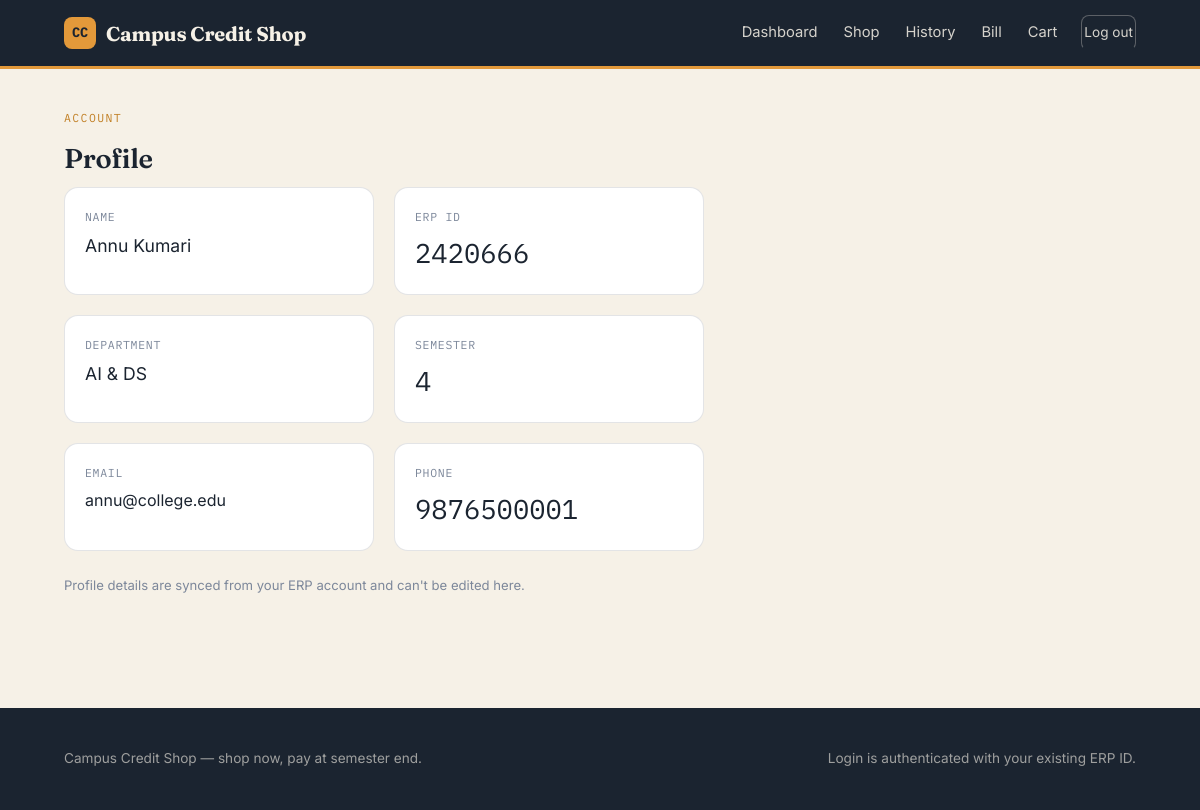
Page /profile (signed in) on the committed database.
### tables this page shows
CREATE TABLE students (
            erp_id TEXT PRIMARY KEY,
            name TEXT NOT NULL,
            password TEXT NOT NULL,
            department TEXT,
            semester INTEGER,
            email TEXT,
            phone TEXT,
            credit_limit REAL DEFAULT 5000,
            credit_used REAL DEFAULT 0
        );

### app.py (the view)
@app.route("/profile")
@login_required
def profile():
    return render_template("profile.html", student=current_student())

### app.py (called while the page is built)
def get_db():
    if "db" not in g:
        g.db = sqlite3.connect(DB_PATH)
        g.db.row_factory = sqlite3.Row
        g.db.execute("PRAGMA foreign_keys = ON")
    return g.db

def current_student():
    erp_id = session.get("erp_id")
    if not erp_id:
        return None
    db = get_db()
    return db.execute("SELECT * FROM students WHERE erp_id = ?", (erp_id,)).fetchone()

def login_required(view):
    from functools import wraps
    @wraps(view)
    def wrapped(*args, **kwargs):
        if not session.get("erp_id"):
            flash("Please log in with your ERP ID to continue.", "warning")
            return redirect(url_for("login"))
        return view(*args, **kwargs)
    return wrapped

@app.context_processor
def inject_globals():
    return {"cart_count": get_cart_count(), "student": current_student()}

def get_cart_count():
    erp_id = session.get("erp_id")
    if not erp_id:
        return 0
    db = get_db()
    row = db.execute(
        "SELECT COALESCE(SUM(qty),0) AS c FROM cart_items WHERE erp_id = ?", (erp_id,)
    ).fetchone()
    return row["c"] or 0

### templates/profile.html (shortened to what this page needs)
{% extends "base.html" %}
{% block content %}
<section class="section-tight">
  <div class="container">
    <span class="eyebrow">Account</span>
    <h1 class="section-title">Profile</h1>
    <div class="grid-2" style="max-width:640px;">
      <div class="stat-card"><div class="label">Name</div><div class="value" style="font-size:1.1rem; font-family: var(--sans);">{{ student.name }}</div></div>
      <div class="stat-card"><div class="label">ERP ID</div><div class="value">{{ student.erp_id }}</div></div>
      <div class="stat-card"><div class="label">Department</div><div class="value" style="font-size:1.1rem; font-family: var(--sans);">{{ student.department }}</div></div>
      <div class="stat-card"><div class="label">Semester</div><div class="value">{{ student.semester }}</div></div>
      <div class="stat-card"><div class="label">Email</div><div class="value" style="font-size:1rem; font-family: var(--sans);">{{ student.email }}</div></div>
      <div class="stat-card"><div class="label">Phone</div><div class="value">{{ student.phone }}</div></div>
    </div>
    <p class="small-note mt-24">Profile details are synced from your ERP account and can't be edited here.</p>
  </div>
</section>
{% endblock %}

### static/css/style.css (style rules this page uses)
:root { --ink: #1b2430; --ink-soft: #29344a; --parchment: #f6f1e7; --parchment-dim: #ece4d3; --amber: #e3993a; --amber-dark: #c17f24; --forest: #3f6b52; --rust: #c1502e; --slate: #4b5568; --slate-light: #7c879a; --card-border: rgba(27, 36, 48, 0.12); --shadow: 0 10px 30px rgba(27, 36, 48, 0.08); --radius: 14px; --serif: "Fraunces", Georgia, serif; --sans: "Inter", -apple-system, BlinkMacSystemFont, "Segoe UI", sans-serif; --mono: "IBM Plex Mono", "SFMono-Regular", Consolas, monospace; }
* { box-sizing: border-box; }
html, body { margin: 0; padding: 0; background: var(--parchment); color: var(--ink); font-family: var(--sans); font-size: 16px; line-height: 1.55; }
h1, h2, h3, h4 { font-family: var(--serif); font-weight: 600; letter-spacing: -0.01em; margin: 0 0 0.4em; color: var(--ink); }
.container { max-width: 1120px; margin: 0 auto; padding: 0 24px; }
.section-tight { padding: 40px 0; }
.section-title { font-size: 1.7rem; margin-bottom: 8px; }
.eyebrow { font-family: var(--mono); text-transform: uppercase; letter-spacing: 0.12em; font-size: 0.72rem; color: var(--amber-dark); margin-bottom: 10px; display: block; }
.grid-2 { display: grid; grid-template-columns: repeat(2, 1fr); gap: 20px; }
.stat-card { background: #fff; border: 1px solid var(--card-border); border-radius: var(--radius); padding: 20px; }
.stat-card .label { font-family: var(--mono); font-size: 0.72rem; text-transform: uppercase; color: var(--slate-light); letter-spacing: 0.06em; }
.stat-card .value { font-family: var(--mono); font-size: 1.7rem; margin-top: 6px; color: var(--ink); }
.mt-24 { margin-top: 24px; }
.small-note { font-size: 0.82rem; color: var(--slate-light); }

### rows in the picture
students: name "Annu Kumari", erp_id "2420666", department "AI & DS", semester "4", email "annu@college.edu", phone "9876500001"
